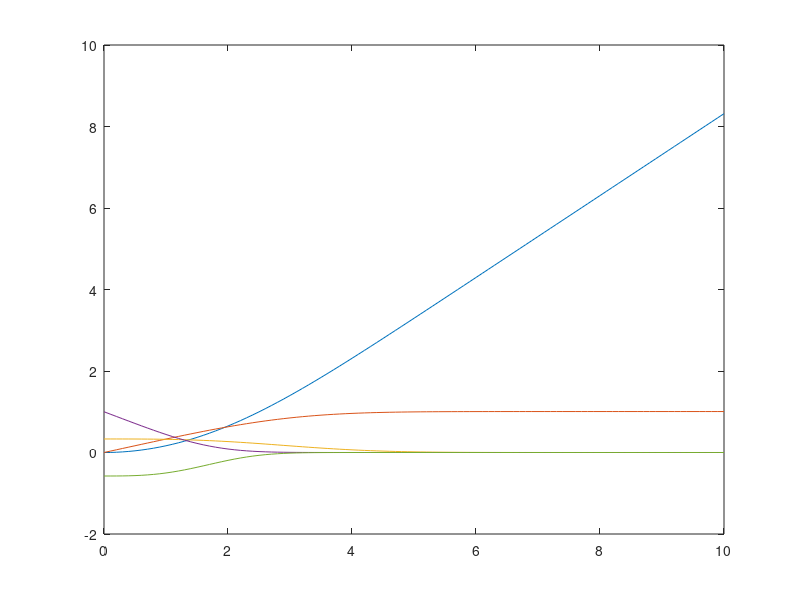

The MATLAB source for this figure:
%%%%%Stuart McDonald, Jacob Moxley flat plate project
%%%%F'''+1/2F*F''=0%%%%%%%

%%create a general matrix to hold the solution and define parameters
F = [];
h = 0.1;
%%apply initial conditions to F to kick off the for loop
%%initial condition for F
F(1,1) = 0;
%%initial condition for F'
F(2,1) = 0;
%%initial conditions for F'' this is the guess from the notes start the
F(3,1) = 0.332057; %%0.332057
%%build Eta values for F(eta), 
%%pdf notes as a guide go from [0,10]
a = 0;
b = 10;
eta = linspace(a,b,101);
%%functions for f
f1 = @(y2) y2; %kind of pointless easier to plug in values in for loop
f2 = @(y3) y3; %also kind of pointless
f3 = @(y1,y3) -1/2.*y1.*y3;
[r, l] = size(eta);
for i = 1:l-1
    k11 = h.*F(2,i);%h*f1(y2)
    k12 = h.*F(3,i);%h*f2(y3)
    k13 = h.*f3(F(1,i),F(3,i));%h*f3(y1,y3)
    k21 = h.*(F(2,i)+1/2.*k12);%hf1(y2+1/2k12)
    k22 = h.*(F(3,i)+1/2.*k13);%hf2(y3+1/2k12)
    k23 = h.*(f3(F(1,i)+1/2.*k11,F(3,i)+1/2.*k13));%hf3(y1+1/2k11,y3+1/2k13)
    k31 = h.*(F(2,i)+1/2.*k22); %hf1(y2+1/2k22)
    k32 = h.*(F(3,i)+1/2.*k23); %hf2(y3+1/2k23)
    k33 = h.*(f3(F(1,i),F(3,i)+1/2.*k23));%hf3(y1+1/2k21,y3+1/2k23)
    k41 = h.*(F(2,i)+k32);%hf1(y2+1/2k32)
    k42 = h.*(F(3,i)+k33);%hf2(y3+1/2k33)
    k43 = h.*(f3(F(1,i)+k31,F(3,i)+k33));%hf3(y1+k31,y3+k33)
    F(1,i+1) = F(1,i)+1/6.*(k11+2.*k21+2.*k31+k41);
    F(2,i+1) = F(2,i)+1/6.*(k12+2.*k22+2.*k32+k42);
    F(3,i+1) = F(3,i)+1/6.*(k13+2.*k23+2.*k33+k43);
end



Pr = 5; 

%%% system of odes %%
%G=g1
%equations needed
%G'=g2=g1'
%G''=g2'=-Pr/2FG'
g2dot = @(f,g2) -(Pr/2).*f.*g2;
G = [];
G(1,1) = 1;
G(2,1) = -0.576689; %also a guess


% for i = 1:l-1
%     k11 = h.*G(2,i);
%     k12 = h.*g2dot(F(1,i),G(2,i));
%     k21 = h.*(G(2,i)+1/2.*k12);
%     k22 = h.*(g2dot(F(1,i),G(2,i)+1/2.*k12));
%     k31 = h.*(G(2,i)+1/2.*k22);
%     k32 = h.*(g2dot(F(1,i), G(2,i) +1/2.*k22));
%     k41 = h.*(G(2,i)+k32);
%     k42 = h.*(g2dot(F(1,i), G(2,i) +k32));
%     G(1,i+1) = G(1,i)+1/6.*(k11+2.*k21+2.*k31+k41);
%     G(2,i+1) = G(2,i)+1/6.*(k12+2.*k22+2.*k32+k42);
%     
% end

for i = 1:l-1
    k11 = h.*F(2,i);%h*f1(y2)
    k12 = h.*F(3,i);%h*f2(y3)
    k13 = h.*f3(F(1,i),F(3,i));%h*f3(y1,y3)
    k14 = h.*G(2,i);%hf4(y5)
    k15 = h.*g2dot(F(1,i),G(2,i));%hf5(y1,y5)
    k21 = h.*(F(2,i)+1/2.*k12);%hf1(y2+1/2k12)
    k22 = h.*(F(3,i)+1/2.*k13);%hf2(y3+1/2k12)
    k23 = h.*(f3(F(1,i)+1/2.*k11,F(3,i)+1/2.*k13));%hf3(y1+1/2*k11,y3+1/2*k13)
    k24 = h.*(G(2,i)+1/2.*k15);%hf4(y5+1/2*k15)
    k25 = h.*(g2dot(F(1,i)+1/2.*k11,G(2,i)+1/2.*k15));%hf4(y1+1/2*k11,y5+1/2*k15)
    k31 = h.*(F(2,i)+1/2.*k22); %hf1(y2+1/2k22)
    k32 = h.*(F(3,i)+1/2.*k23); %hf2(y3+1/2k23)
    k33 = h.*(f3(F(1,i),F(3,i)+1/2.*k23));%hf3(y1+1/2k21,y3+1/2k23)
    k34 = h.*(G(2,i)+1/2.*k25);%hf4(y5+1/2k25)
    k35 =  h.*(g2dot(F(1,i)+1/2.*k21, G(2,i) +1/2.*k25));%hf5(y1+1/2k21+y5+1/2)
    k41 = h.*(F(2,i)+k32);%hf1(y2+1/2k32)
    k42 = h.*(F(3,i)+k33);%hf2(y3+1/2k33)
    k43 = h.*(f3(F(1,i)+k31,F(3,i)+k33));%hf3(y1+k31,y3+k33)
    k44 = h.*(G(2,i)+k35);%hf4(y5+k35)
    k45 = h.*(g2dot(F(1,i)+k31, G(2,i) +k35));%hf5(y1+k31,y5+k35)
    F(1,i+1) = F(1,i)+1/6.*(k11+2.*k21+2.*k31+k41);
    F(2,i+1) = F(2,i)+1/6.*(k12+2.*k22+2.*k32+k42);
    F(3,i+1) = F(3,i)+1/6.*(k13+2.*k23+2.*k33+k43);
    G(1,i+1) = G(1,i)+1/6.*(k14+2.*k24+2.*k34+k44);
    G(2,i+1) = G(2,i)+1/6.*(k15+2.*k25+2.*k35+k45);
end


plot(eta,F(1,:),eta,F(2,:),eta,F(3,:),eta,G(1,:),eta,G(2,:))


fun = @(t,y) [y(2);
              y(3);
              -1/2.*y(1).*y(3);
              y(5);
              -5/2.*y(1).*y(5)]; %system of differential equations
Y0 =[0 ;0;0.332057 ; 1;  -0.576689];%initial conditions
tspan = [0 10];%interval of integration
[T,Y]=ode45(fun,tspan,Y0);







